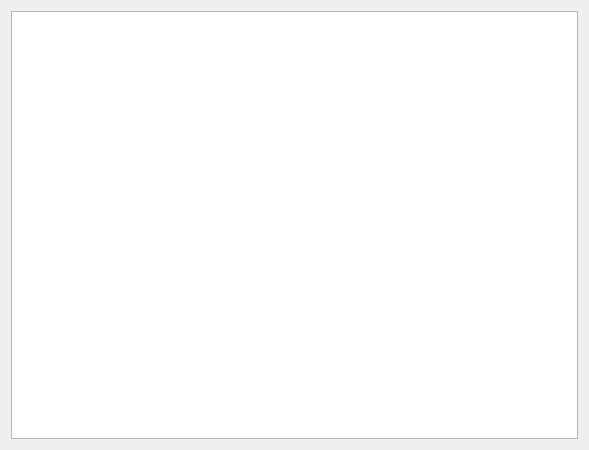
<?xml version="1.0" encoding="UTF-8"?>
<ui version="4.0">
 <class>DialogAgreement</class>
 <widget class="QDialog" name="DialogAgreement">
  <property name="geometry">
   <rect>
    <x>0</x>
    <y>0</y>
    <width>589</width>
    <height>450</height>
   </rect>
  </property>
  <property name="windowTitle">
   <string>Server Agreement</string>
  </property>
  <layout class="QGridLayout" name="gridLayout">
   <item row="0" column="0">
    <widget class="QPlainTextEdit" name="plainTextEdit">
     <property name="readOnly">
      <bool>true</bool>
     </property>
    </widget>
   </item>
  </layout>
 </widget>
 <resources/>
 <connections/>
</ui>
